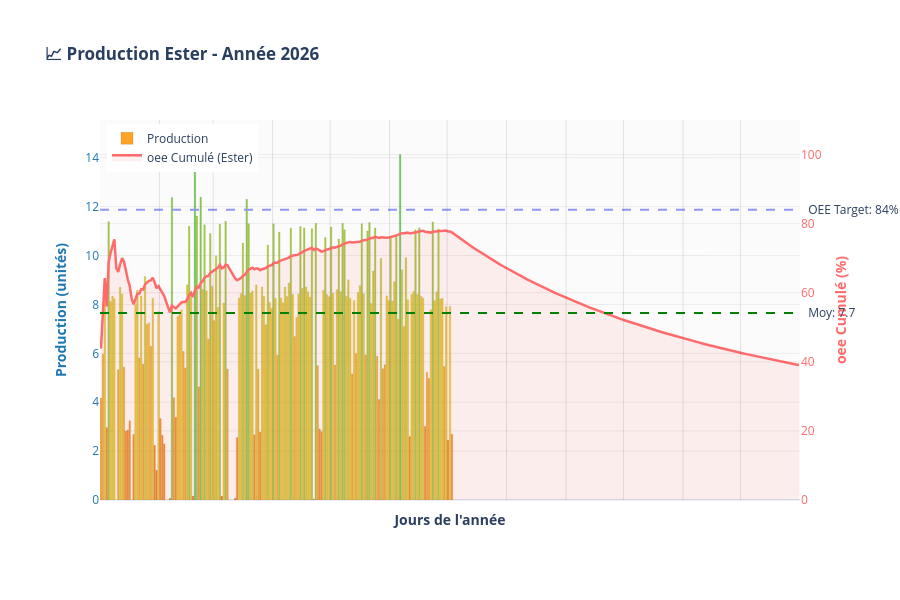

Source (notebook cell):
### Code cell
dashboard.plot_histogramme_annee_complet(annea=2026, nom_produit='Ester', std=2)

### Figure 1 — Plotly figure (JSON) as saved in the notebook; plotly's stock layout.template omitted (floating-point values rounded to 4 significant figures; data arrays with more than 128 entries replaced by an {"elided": "..."} marker saying what was removed)
{"data": [{"hovertemplate": "<b>%{x}</b><br>Prod: %{y:.1f}<extra></extra>", "marker": {"color": {"elided": "365 str values"}, "line": {"color": "rgba(0,0,0,0.2)", "width": 0.5}}, "name": "Production", "showlegend": true, "type": "bar", "x": {"elided": "365 str values"}, "y": {"elided": "365 float values"}, "yaxis": "y"}, {"fill": "tozeroy", "fillcolor": "rgba(255, 107, 107, 0.1)", "hovertemplate": "<b>%{x}</b><br>oee Cumul: %{y:.1f}%<extra></extra>", "line": {"color": "#FF6B6B", "width": 2.5}, "mode": "lines", "name": "oee Cumulé (Ester)", "type": "scatter", "x": {"elided": "365 str values"}, "y": {"elided": "365 float values"}, "yaxis": "y2"}], "layout": {"annotations": [{"showarrow": false, "text": "  Moy: 7.7", "x": 1, "xanchor": "left", "xref": "x domain", "y": 7.651, "yanchor": "middle", "yref": "y"}, {"showarrow": false, "text": "  OEE Target: 84%", "x": 1, "xanchor": "left", "xref": "x domain", "y": 84, "yanchor": "middle", "yref": "y2"}], "height": 600, "hovermode": "x unified", "legend": {"x": 0.01, "y": 0.99}, "margin": {"b": 100, "l": 100, "r": 100, "t": 120}, "plot_bgcolor": "rgba(240, 240, 240, 0.3)", "shapes": [{"line": {"color": "green", "dash": "dash", "width": 2}, "type": "line", "x0": 0, "x1": 1, "xref": "x domain", "y0": 7.651, "y1": 7.651, "yref": "y"}, {"line": {"color": "#8f97F3", "dash": "dash", "width": 2}, "type": "line", "x0": 0, "x1": 1, "xref": "x domain", "y0": 84, "y1": 84, "yref": "y2"}, {"line": {"color": "rgba(0,0,0,0.1)", "dash": "solid", "width": 1}, "type": "line", "x0": 30.5, "x1": 30.5, "xref": "x", "y0": 0, "y1": 1, "yref": "y domain"}, {"line": {"color": "rgba(0,0,0,0.1)", "dash": "solid", "width": 1}, "type": "line", "x0": 58.5, "x1": 58.5, "xref": "x", "y0": 0, "y1": 1, "yref": "y domain"}, {"line": {"color": "rgba(0,0,0,0.1)", "dash": "solid", "width": 1}, "type": "line", "x0": 89.5, "x1": 89.5, "xref": "x", "y0": 0, "y1": 1, "yref": "y domain"}, {"line": {"color": "rgba(0,0,0,0.1)", "dash": "solid", "width": 1}, "type": "line", "x0": 119.5, "x1": 119.5, "xref": "x", "y0": 0, "y1": 1, "yref": "y domain"}, {"line": {"color": "rgba(0,0,0,0.1)", "dash": "solid", "width": 1}, "type": "line", "x0": 150.5, "x1": 150.5, "xref": "x", "y0": 0, "y1": 1, "yref": "y domain"}, {"line": {"color": "rgba(0,0,0,0.1)", "dash": "solid", "width": 1}, "type": "line", "x0": 180.5, "x1": 180.5, "xref": "x", "y0": 0, "y1": 1, "yref": "y domain"}, {"line": {"color": "rgba(0,0,0,0.1)", "dash": "solid", "width": 1}, "type": "line", "x0": 211.5, "x1": 211.5, "xref": "x", "y0": 0, "y1": 1, "yref": "y domain"}, {"line": {"color": "rgba(0,0,0,0.1)", "dash": "solid", "width": 1}, "type": "line", "x0": 242.5, "x1": 242.5, "xref": "x", "y0": 0, "y1": 1, "yref": "y domain"}, {"line": {"color": "rgba(0,0,0,0.1)", "dash": "solid", "width": 1}, "type": "line", "x0": 272.5, "x1": 272.5, "xref": "x", "y0": 0, "y1": 1, "yref": "y domain"}, {"line": {"color": "rgba(0,0,0,0.1)", "dash": "solid", "width": 1}, "type": "line", "x0": 303.5, "x1": 303.5, "xref": "x", "y0": 0, "y1": 1, "yref": "y domain"}, {"line": {"color": "rgba(0,0,0,0.1)", "dash": "solid", "width": 1}, "type": "line", "x0": 333.5, "x1": 333.5, "xref": "x", "y0": 0, "y1": 1, "yref": "y domain"}], "title": {"text": "<b>📈 Production Ester - Année 2026</b>"}, "xaxis": {"showgrid": false, "showticklabels": false, "title": {"text": "<b>Jours de l'année</b>"}}, "yaxis": {"gridcolor": "rgba(200, 200, 200, 0.3)", "gridwidth": 1, "range": [0, 15.54], "showgrid": true, "side": "left", "tickfont": {"color": "#1f77b4"}, "title": {"font": {"color": "#1f77b4"}, "text": "<b>Production (unités)</b>"}}, "yaxis2": {"gridcolor": "rgba(200, 200, 200, 0.3)", "gridwidth": 1, "overlaying": "y", "range": [0, 110], "showgrid": true, "side": "right", "tickfont": {"color": "#FF6B6B"}, "title": {"font": {"color": "#FF6B6B"}, "text": "<b>oee Cumulé (%)</b>"}}}}
